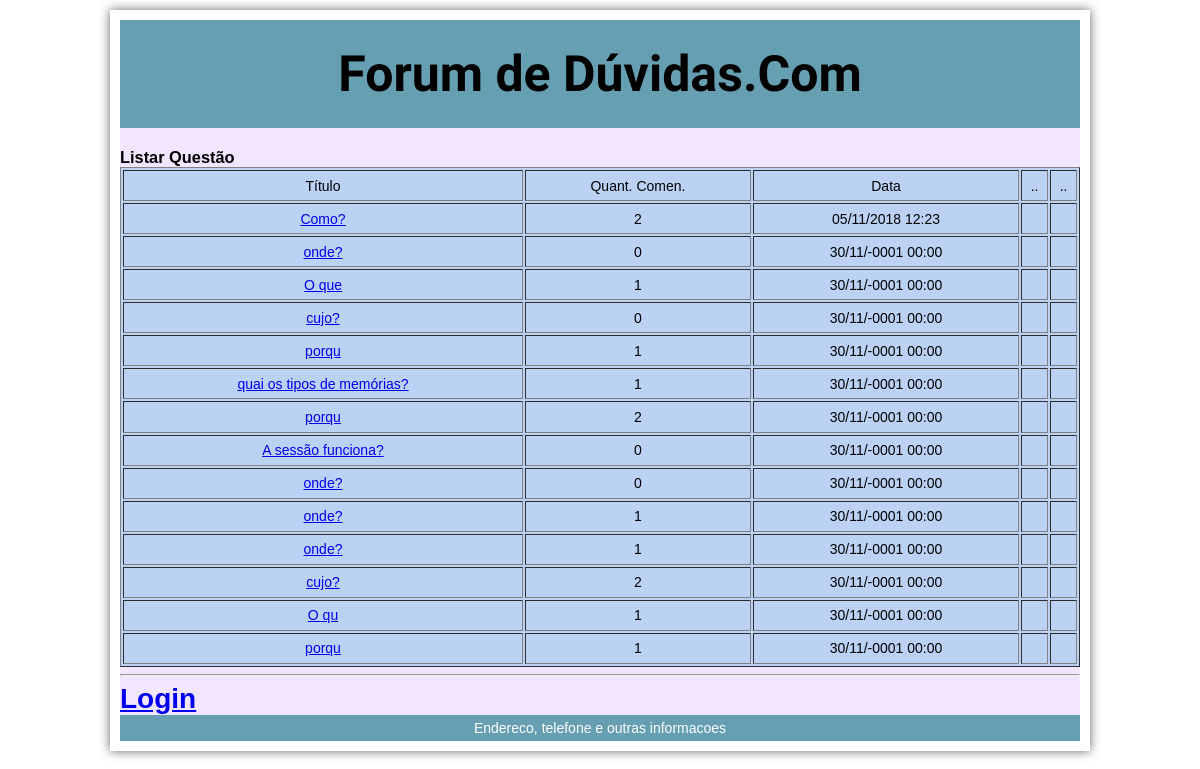
Page /questao_listar.php on the earlier database version.
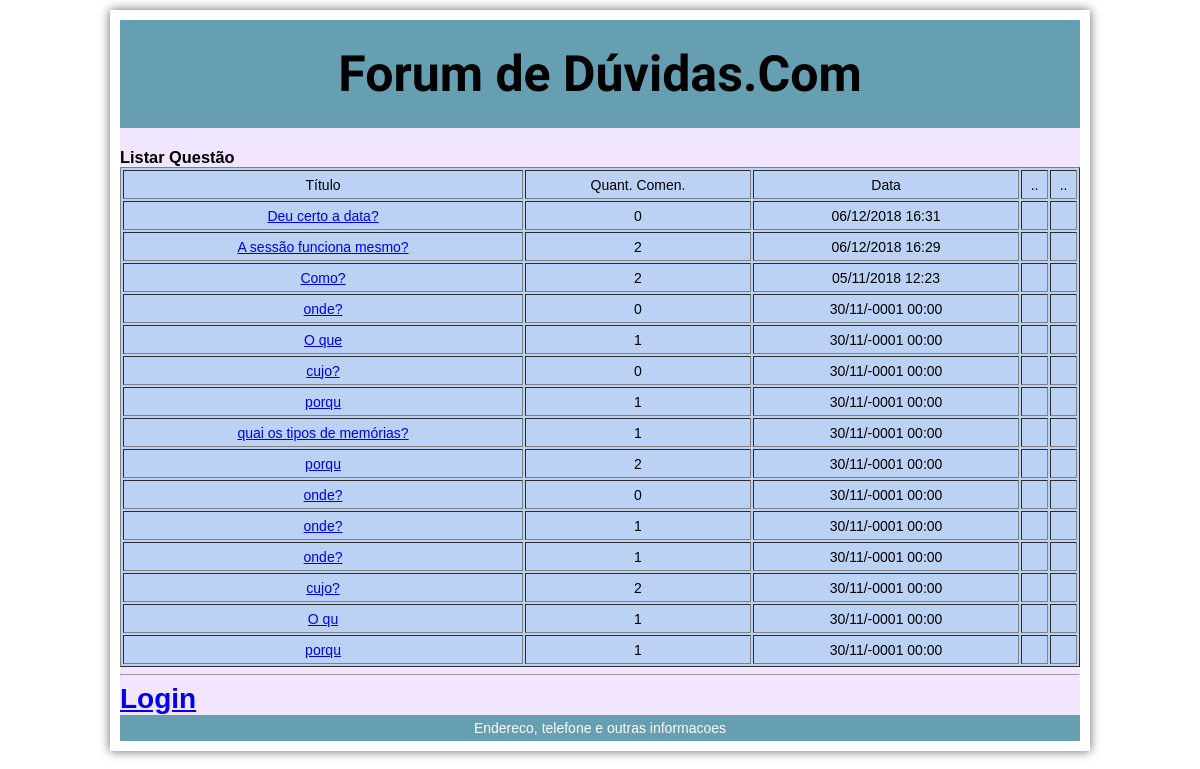
Same page on the later database version.
### tables this page shows
CREATE TABLE `tb_questao` (
  `Id` int(11) NOT NULL,
  `questao` varchar(255) NOT NULL,
  `Data` datetime NOT NULL DEFAULT '0000-00-00 00:00:00' ON UPDATE CURRENT_TIMESTAMP,
  `Usuario` int(11) NOT NULL
);

### questao_listar.php (the view, shortened to what this page needs)
<?php
$conexao = mysqli_connect("localhost", "root","","forum");
$sql = "SELECT q.Id, q.questao, q.Data, q.Usuario, COUNT(c.comentario) AS quantidade
FROM tb_questao AS q LEFT JOIN tb_comentario AS c ON (q.id = c.id_questao)
GROUP BY q.Id, q.questao, q.Data
ORDER BY Data DESC";
$resultado = mysqli_query($conexao, $sql);
?>
<!DOCTYPE html>
<html>
<head>
</head>
<body>
	<main>
        <header>
         <h1>Forum de Dúvidas.Com</h1>
         </header>
<article>
	<section>
		 <h1>Listar Questão</h1>
 <table border="1">
	<tr>
		<td>Título</td>
		<td>Quant. Comen.</td>
		<td>Data</td>
		<td>..</td>
		<td>..</td>
	</tr>
	<?php while($linha = mysqli_fetch_assoc($resultado)): ?>
	<tr>
		<td><a href="comentario_listar.php?idquestao=<?=$linha["Id"];?>"><?=$linha["questao"];?></a></td>
		<td><?=$linha["quantidade"];?></td>
		<td><?=date_format(date_create($linha["Data"]),"d/m/Y H:i")?></td>
		<td>
        </td>
		<td>
        </td>
	</tr>
	<?php endwhile; ?>
</table>
<hr>
	</section>
</article>
<?php
	if (isset($_SESSION["usuario_id"])):
?>
	<a href="questao_nova.php">Nova Questão</a> |
	<a href="login_editar.php?id=<?=$_SESSION["usuario_id"]?>">Usuário</a> |
	<a href="logout.php">Logout</a>
<?php else: ?>
	<a href="login.php"><h1>Login</h1>
	</a>
<?php endif;?>
<footer>Endereco, telefone e outras informacoes</footer>
</main>
</body>
</html>

### questao_listar.php (style rules this page uses)
html, body, h1 { margin:0; padding:0; }
article, header, footer, nav { display:block; }
body { width:960px; font-family:Arial, Helvetica, sans-serif; font-size:14px; box-shadow: 0 0 10px #666; margin:10px auto; padding:10px; }
main { background-color: rgb(242, 230, 255); }
section { clear: both; }
table { text-align:center; background-color:rgb(187,210,245); height:500px; width:960px; clear: both; }
header { padding:25px; background-color:rgb(101,159,177); text-align:center; margin-bottom:20px; font-family: 'Lobster', cursive; font-size: 25px; }
footer { padding:5px; background-color:rgb(101,159,177); text-align:center; color:rgb(255,255,255); }

Differences in the rows shown:
added tb_questao: questao "Deu certo a data?", quantidade "0", Data "06/12/2018 16:31"
changed tb_questao: questao "A sessão funciona?" → "A sessão funciona mesmo?"; quantidade "0" → "2"; Data "30/11/-0001 00:00" → "06/12/2018 16:29"; moves up the list
